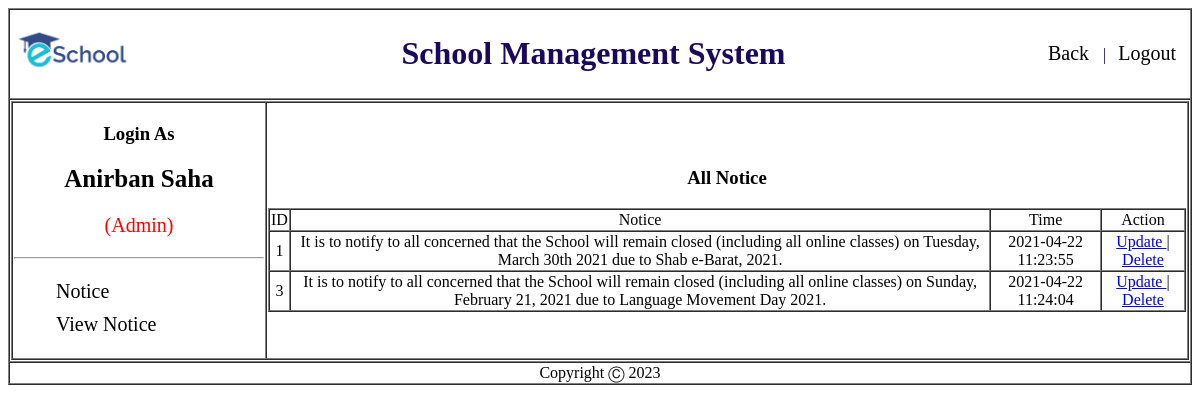
The page /Admin/view/viewNotice.php (signed in) on the database its author committed.
### tables this page shows
CREATE TABLE `school_notice` (
  `id` int(3) NOT NULL,
  `notice` varchar(500) NOT NULL,
  `time` timestamp NOT NULL DEFAULT current_timestamp() ON UPDATE current_timestamp()
);

### Admin/Model/noticeModel.php (called while the page is built, shortened)
<?php
function allUserList(){
    $conn = getConnection();
    $sql = "select * from school_notice";
    $result = mysqli_query($conn, $sql);
    $users =[];
		while($row = mysqli_fetch_assoc($result)){
			array_push($users, $row);
		}
		return $users;
}
?>

### Admin/View/viewNotice.php (the view, shortened to what this page needs)
<?php
	include('header.php');
  include_once('../model/noticeModel.php');
  $UsersList = allUserList();
?>
<div id="sidebar" class="">
                <ul>
                  <li><a href="postNotice.php">Notice</a></li>
									<li><a href="viewNotice.php">View Notice</a></li>
                </ul>
							</div>
              </td>
              <td>
                 <center><h3>All Notice</h3></center>
                <?php
								echo "<table border = 1 width='100%' cellspacing = 0  >
								<tr align = 'center'>
                    <td>ID</td>
								    <td>Notice</td>
								    <td>Time</td>
										<td>Action</td>
								</tr>";
								for($i = 0; $i<count($UsersList); $i++){
								    echo "<tr align = 'center'>
								    <td>{$UsersList[$i]['id']}</td>
								    <td>{$UsersList[$i]['notice']}</td>
								    <td>{$UsersList[$i]['time']}</td>
								    <td> <a href='editNotice.php?id={$UsersList[$i]['id']}'> Update </a> | <a href='deleteNotice.php?id={$UsersList[$i]['id']}'> Delete </a>  </td>
								</tr>";
								}
								echo "</table>";
								?>
              </td>
            </tr>
          </table>
        </td>
      </tr>
<?php include('footer.php'); ?>

### Admin/Style/sidebar.css (style rules this page uses)
#sidebar ul li { list-style-type: none; font-size: 20px; padding: 5px 2px; }
#sidebar ul li:last-child { border-bottom: 0; }
#sidebar ul li a { text-decoration: none; color: #000; }

### rows shown on the page
school_notice: id "1", notice "It is to notify to all concerned that the School will remain closed (including all online classes) on Tuesday, March 30th 2021 due to Shab e-Barat, 2021.", time "2021-04-22 11:23:55"
school_notice: id "3", notice "It is to notify to all concerned that the School will remain closed (including all online classes) on Sunday, February 21, 2021 due to Language Movement Day 2021.", time "2021-04-22 11:24:04"

### other values the page prints
$_COOKIE['name'] "Anirban Saha"
